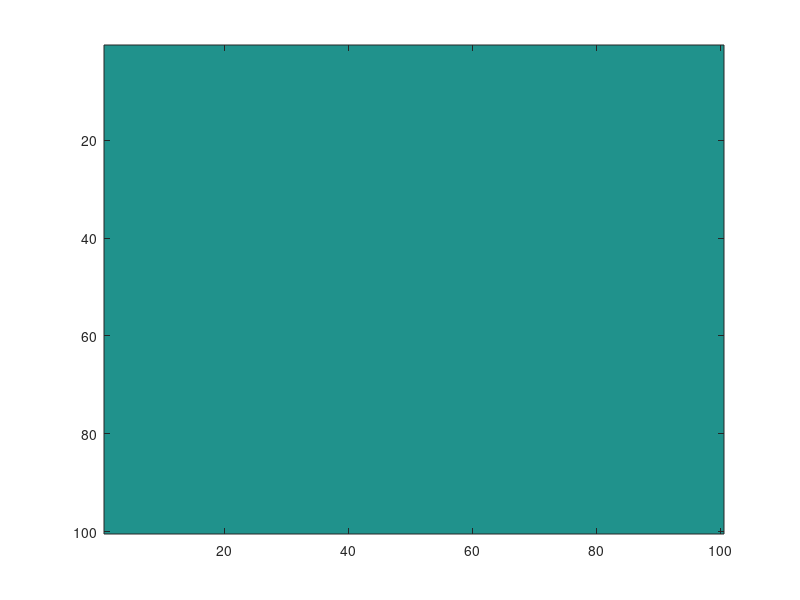

Write MATLAB code to recreate this figure. (Note: this script raises an error after producing the figure.)
clear all;
%input grid number
n = 100;

I = zeros(n); %create grid

imagesc(I);

%generate initial state
for i = 1:n
    for j = 1:n
        initial_state = rand;
        if initial_state < 0.05 
            I(i,j) = 1;
        elseif initial_state < 0.1
            I(i,j) = 2;
        elseif initial_state< 0.25
            I(i,j) = 3;
        elseif initial_state< 0.35
            I(i,j) = 4;
        end
            

    end
end
%


t = 0;

v = VideoWriter('myca_t1000.avi');
v.FrameRate = 10;
open(v);
figure('position', [0, 0, 700, 600])
imagesc(I);
colormap jet
caxis([0 4]);
colorbar('Ticks',[0,1,2,3,4],'TickLabels',{'waiting','growing','reproducing','aging','dead'},'FontSize',14)
title(sprintf('Simulation of population t =  %s', string(t)),'FontSize',16)
axis tight manual 
set(gca,'nextplot','replacechildren'); 
frame = getframe(gcf);
writeVideo(v,frame);


waitforbuttonpress;

%for tentime = 1:10
for t = 1:1000
    
    I = transitown(n,I);

    imagesc(I)
    colorbar
    pause(0.25)


    imagesc(I);
    colormap jet
    caxis([0 4]);
    colorbar('Ticks',[0,1,2,3,4],'TickLabels',{'waiting','growing','reproducing','aging','dead'},'FontSize',14)
    title(sprintf('Simulation of population t =  %s', string(t)),'FontSize',16)
    frame = getframe(gcf);
    writeVideo(v,frame);
    
    %pause(0.1)
end

close(v)



           



